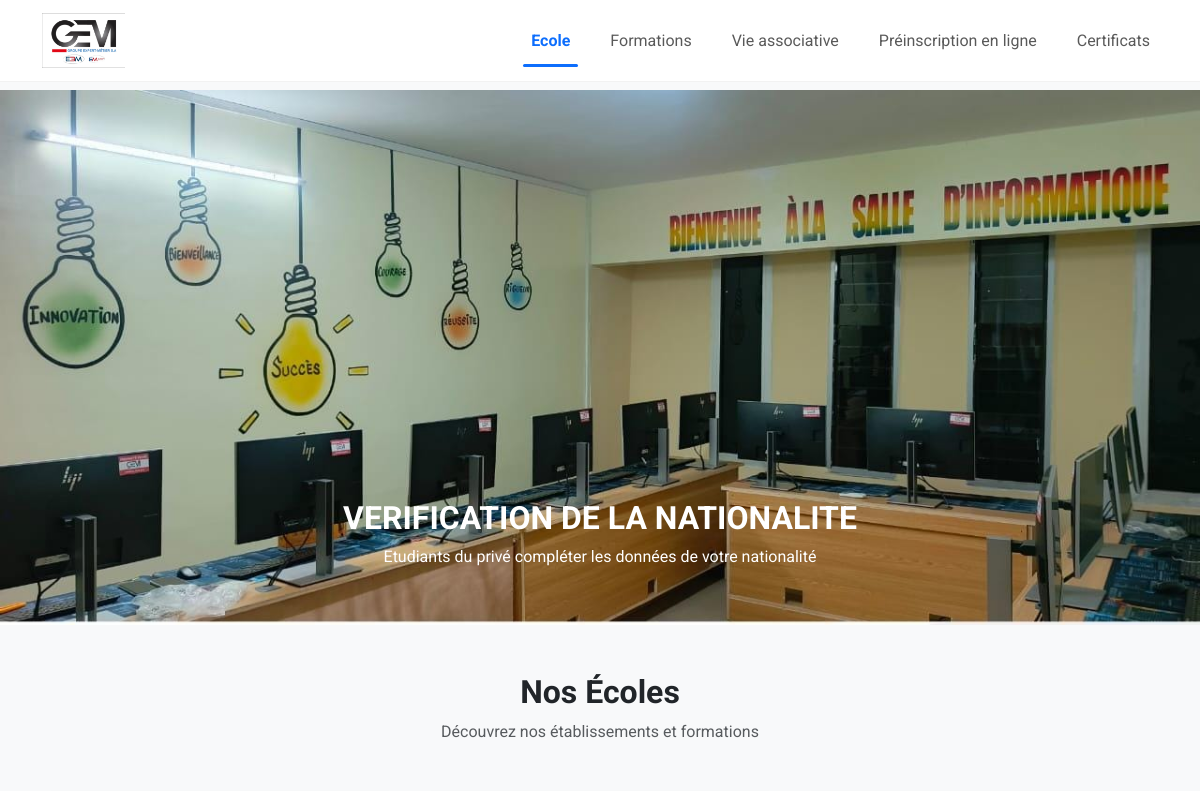
The app's page / (upper part), older data.
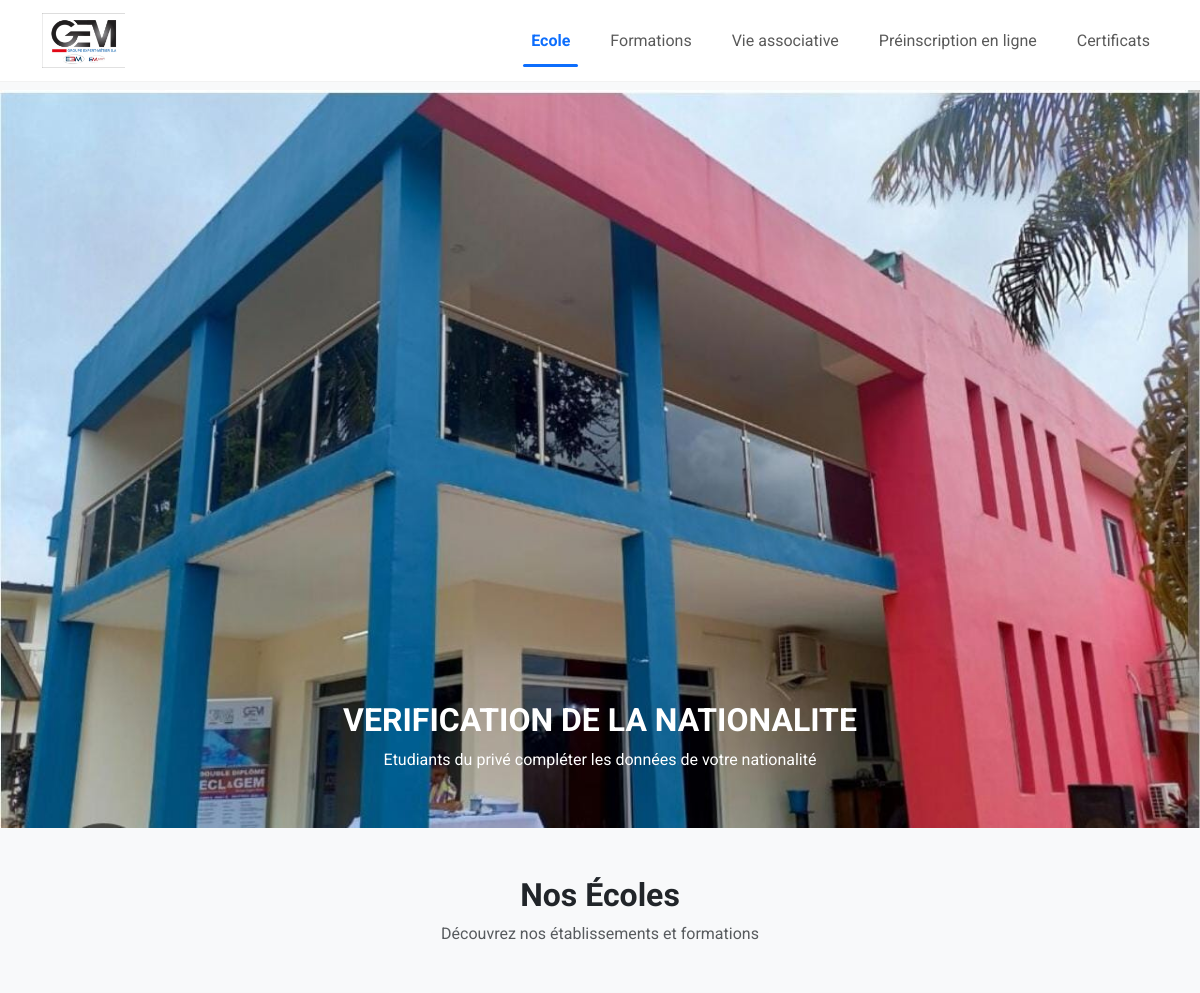
The same page, newer data.
### myapp/models.py (models this page shows, shortened)
class HomePage(models.Model):
    site_name = models.CharField(max_length=255)
    logo = models.ImageField(upload_to="logos/")
    welcome_titre = models.CharField(max_length=255)
    welcome_message = RichTextField(default="Bienvenue sur notre site")
    action1_message = models.CharField(max_length=255)
    action1_lien = models.CharField(max_length=255)
    action2_message = models.CharField(max_length=255)
    action2_lien = models.CharField(max_length=255)
    contact_message = RichTextField(default="Contactez-nous")
    about_message = RichTextField(default="Bienvenue sur notre site")
    footer_message = RichTextField(default="© 2025 – Tous droits réservés")
    footer_bouton_message = models.CharField(max_length=255, default="En savoir plus")
    class Meta:
        verbose_name = "Page d'accueil"
        verbose_name_plural = "Pages d'accueil"

class HomeSlide(models.Model):
    title = models.CharField(max_length=255)
    message = models.TextField()
    image = models.ImageField(upload_to="slides/", blank=True, null=True)
    action_text = models.CharField(max_length=100, blank=True, null=True)
    action_link = models.URLField(blank=True, null=True)

### myapp/views.py (the view)
# urls.py: path('', views.home, name='home'),
def home(request):
    home_data = HomePage.objects.first()
    slides = HomeSlide.objects.all()
    query = request.GET.get('q')
    products = Product.objects.filter(quantity__gt=0)
    products = Product.objects.filter(quantity__gt=0)
    if query:
        products = products.filter(
            Q(name__icontains=query) |
            Q(description__icontains=query)
        )
    ecoles = Ecole.objects.all()
    return render(request, 'home.html', {
        'home_data': home_data,
        'products': products,
        'slides': slides,
        'query': query,
         'ecoles': ecoles,  # ✅ passe la liste des écoles
    })

### myapp/templates/home.html (shortened to what this page needs)
{% extends 'base.html' %}
{% load static %}
{% block content %}
{% if slides %}
<section class="container-fluid px-0">
  <div id="homeCarousel" class="carousel slide carousel-fade" data-bs-ride="carousel">
    <div class="carousel-inner">
      {% for slide in slides %}
      <div class="carousel-item {% if forloop.first %}active{% endif %}">
        <img src="{{ slide.image.url }}" class="d-block w-100 slide-animated-img">
        <div class="carousel-caption">
          <h2 class="fw-bold">{{ slide.title }}</h2>
          <p>{{ slide.message|safe }}</p>
        </div>
      </div>
      {% endfor %}
    </div>
  </div>
</section>
{% endif %}
<section class="container py-5">
  <div class="text-center mb-5">
    <h2 class="fw-bold">Nos Écoles</h2>
    <p class="text-muted">Découvrez nos établissements et formations</p>
  </div>
  <div class="row g-4">
  </div>
</section>
{% endblock %}

### myapp/templates/base.html (shortened to what this page needs)
{% load static %}
<!DOCTYPE html>
<html lang="fr">
<head>
    <link href="https://cdn.jsdelivr.net/npm/bootstrap@5.3.3/dist/css/bootstrap.min.css" rel="stylesheet">
    <link rel="stylesheet" href="https://cdn.jsdelivr.net/npm/bootstrap-icons@1.11.3/font/bootstrap-icons.css">
</head>
<body>
    <nav class="navbar navbar-expand-lg fixed-top">
        <div class="container">
            <a class="navbar-brand" href="/">
                {% if home_data.logo %}
                <img src="{{ home_data.logo.url }}" height="55">
                {% else %}
                {{ home_data.site_name }}
                {% endif %}
            </a>
            <div class="collapse navbar-collapse justify-content-end" id="mainNavbar">
                <ul class="navbar-nav gap-lg-4">
                    <li class="nav-item">
                        <a class="nav-link {% if request.resolver_match.url_name == 'home' %}active fw-bold text-primary{% endif %}"
                            href="{% url 'home' %}">
                            Ecole
                        </a>
                    </li>
                    <li class="nav-item">
                        <a class="nav-link {% if request.resolver_match.url_name == 'formations' %}active fw-bold text-primary{% endif %}"
                            href="{% url 'formations' %}">
                            Formations
                        </a>
                    </li>
                    <li class="nav-item">
                        <a class="nav-link {% if request.resolver_match.url_name == 'vie_associative' %}active fw-bold text-primary{% endif %}"
                            href="{% url 'vie_associative' %}">
                            Vie associative
                        </a>
                    </li>
                    <li class="nav-item">
                        <a class="nav-link {% if request.resolver_match.url_name == 'preinscription' %}active fw-bold text-primary{% endif %}"
                            href="{% url 'preinscription' %}">
                            Préinscription en ligne
                        </a>
                    </li>
                    <li class="nav-item">
                        <a class="nav-link {% if request.resolver_match.url_name == 'certificats' %}active fw-bold text-primary{% endif %}"
                            href="{% url 'certificats' %}">
                            Certificats
                        </a>
                    </li>
                </ul>
            </div>
        </div>
    </nav>
    {% block content %}
    {% endblock %}
</body>
</html>

### myapp/templates/base.html (style rules this page uses)
body { background-color: #f8f9fa; font-family: 'Roboto', sans-serif; scroll-behavior: smooth; padding-top: 90px; }
.navbar { background: rgba(255, 255, 255, 0.92); backdrop-filter: blur(12px); border-bottom: 1px solid rgba(0, 0, 0, 0.05); transition: all 0.3s ease; }
.nav-link { position: relative; transition: 0.3s; }
.nav-link.active { color: #0d6efd !important; }
.nav-link.active::after { content: ""; position: absolute; left: 0; bottom: -6px; width: 100%; height: 3px; background: #0d6efd; border-radius: 3px; }
.carousel-item { overflow: hidden; }
.slide-animated-img { animation: zoomEffect 15s ease-in-out infinite; }

Row changes from the older to the newer data that the page shows:
changed HomeSlide "VERIFICATION DE LA NATIONALITE": image: a different picture
